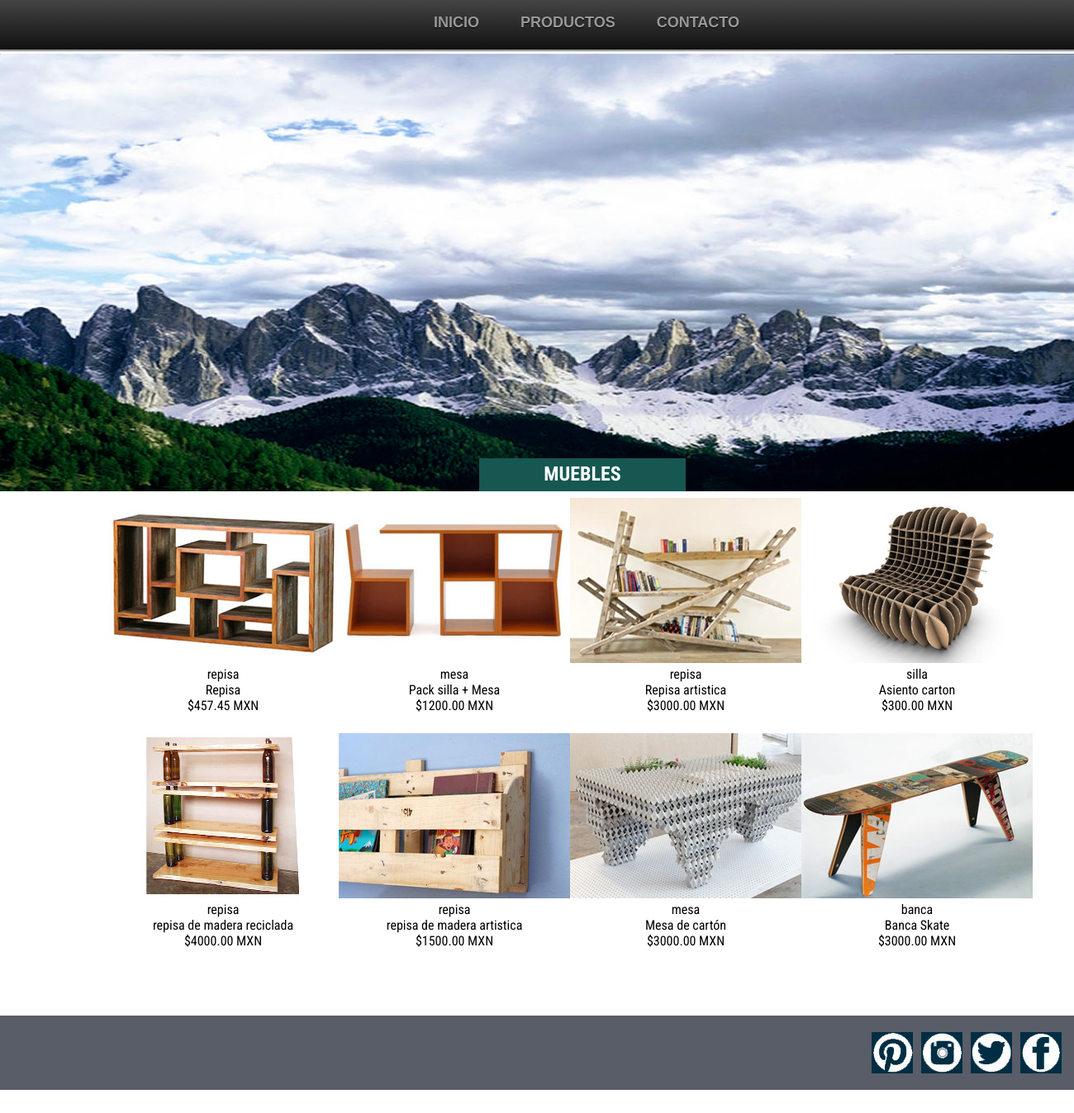
/organicos/muebles.php, run on the app's committed database.
### tables this page shows
CREATE TABLE `muebles` (
`id` int(11) unsigned NOT NULL,
  `nombre_de_producto` varchar(255) DEFAULT NULL,
  `tipo_de_producto` varchar(255) DEFAULT NULL,
  `precio` varchar(255) DEFAULT NULL,
  `imagen` varchar(255) DEFAULT NULL
);

### organicos/muebles.php (the view, shortened to what this page needs)
<!doctype html>
<html>
<?php include_once("variables.php");
$muebles= mysql_query("SELECT * FROM muebles");
?>
<head>
</head>
<body>
        <div id="encabezado">
          <ul id="menu">
            <li><a href="index.php">Inicio</a></li>
            <li>
                <a href="#">Productos</a>
            </li>
            <li><a href="contacto.php">Contacto</a></li>
        </ul>
        </div>
        <div id="banner">
<div id="boton"><h2 id="titulo">MUEBLES</h2></div>
        </div>
<div id="seccion">
<?php
            while($fila = mysql_fetch_array($muebles)){
				echo "<div class='cuadro'>". "<img src='img/muebles/".$fila[imagen]."'/>";
				 echo  $fila['tipo_de_producto']."<br>";
				echo $fila['nombre_de_producto']."<br>";
				echo $fila['precio'];
				echo "</div>";
			};
        ?>
        </div>
           <div id="footer"><a href =""class="redes"><img src="img/fb.jpg"/></a><a href =""class="redes"><img src="img/tw.jpg"/></a>
               <a href =""class="redes"><img src="img/inst.jpg"/></a>
               <a href =""class="redes"><img src="img/pint.jpg"/></a>
           </div>
</body>
</html>

### organicos/muebles.php (style rules this page uses)
#menu { width: 100%; height:50px; margin: 0; padding: 10px 0 0 0; list-style: none; background-color: #0e3142; background-image: linear-gradient(#444, #111); box-shadow: 0 2px 1px #9c9c9c; }
#menu li { margin: 0 auto; text-align: center; margin-left: 500px; top: 5px; }
#menu a { float: left; height: 25px; padding: 0 25px; color: #999; text-transform: uppercase; font: bold 18px/25px Arial, Helvetica; text-decoration: none; text-shadow: 0 1px 0 #000; margin-top:5px; }
#menu:after { visibility: hidden; display: block; font-size: 0; content: " "; clear: both; height: 0; }
* { font-family: 'Roboto Condensed', sans-serif; margin:0; }
#titulo { margin-top:5px; }
#banner { width:100%; height:530px; margin-top:5px; background-image:url(img/uno.jpg); background-repeat:no-repeat; }
#boton { height: 40px; width: 250px; background-color:#165751; display: inline; float: left; margin: 490px 580px; text-align:center; color:#FFF; }
#seccion { height: 650px; width: 1160px; position: absolute; margin-top: 208px; display: inline; margin-left: inherit; left: 130px; top: 310px; overflow:scroll; }
.cuadro { height: 200px; width: 280px; background-color: #09F; display: inline; float: left; margin-top: 85px; text-align: center; }
#footer { height: 80px; width: 100%; position: absolute; background-color: #595d68; top: 1230px; display: inline; right: 0px; padding: 5px; }
.redes { height: 50px; width: 50px; background-color: #547980; display:inline; float:right; margin-top:15px; left:100px; margin-right:10px; }

### data on the page
muebles: imagen (picture), tipo_de_producto "repisa", nombre_de_producto "Repisa", precio "$457.45 MXN"
muebles: imagen (picture), tipo_de_producto "mesa", nombre_de_producto "Pack silla + Mesa", precio "$1200.00 MXN"
muebles: imagen (picture), tipo_de_producto "repisa", nombre_de_producto "Repisa artistica", precio "$3000.00 MXN"
muebles: imagen (picture), tipo_de_producto "silla", nombre_de_producto "Asiento carton", precio "$300.00 MXN"
muebles: imagen (picture), tipo_de_producto "repisa", nombre_de_producto "repisa de madera reciclada", precio "$4000.00 MXN"
muebles: imagen (picture), tipo_de_producto "repisa", nombre_de_producto "repisa de madera artistica", precio "$1500.00 MXN"
muebles: imagen (picture), tipo_de_producto "mesa", nombre_de_producto "Mesa de cartón", precio "$3000.00 MXN"
muebles: imagen (picture), tipo_de_producto "banca", nombre_de_producto "Banca Skate", precio "$3000.00 MXN"
